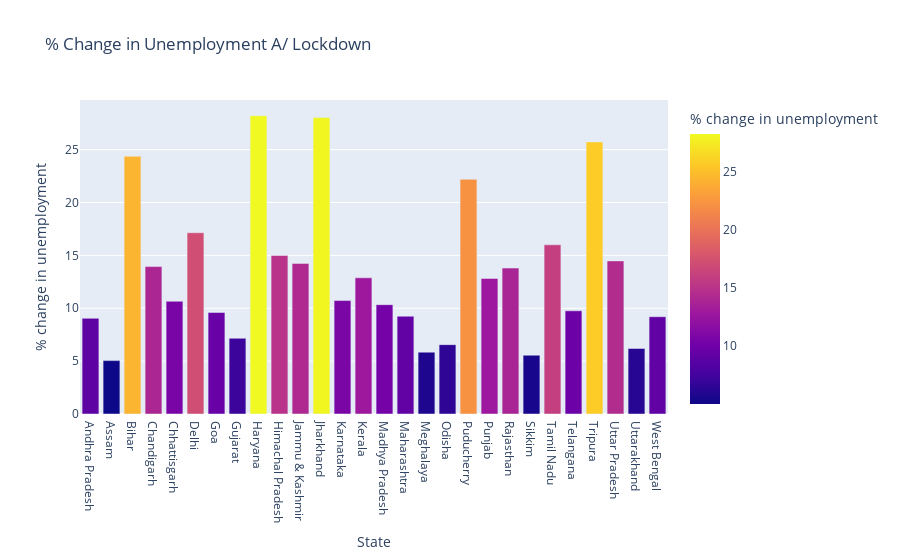

Notebook code cell kept with this figure:
### Code cell
# Plotting a 'bar-chart' for the "%change in unemployment A/ lockdown"
fig = px.bar(df47g, x='State',y='% change in unemployment',
             color='% change in unemployment',
             title='% Change in Unemployment A/ Lockdown')

fig.show()

### Figure 1 — Plotly figure (JSON) as saved in the notebook; plotly's stock layout.template omitted (floating-point values rounded to 4 significant figures)
{"data": [{"hovertemplate": "State=%{x}<br>% change in unemployment=%{marker.color}<extra></extra>", "legendgroup": "", "marker": {"color": [9.05, 5.05, 24.37, 13.94, 10.66, 17.14, 9.6, 7.16, 28.21, 14.99, 14.24, 28.03, 10.73, 12.88, 10.34, 9.25, 5.85, 6.56, 22.2, 12.82, 13.8, 5.56, 16.0, 9.76, 25.73, 14.48, 6.2, 9.2], "coloraxis": "coloraxis", "pattern": {"shape": ""}}, "name": "", "orientation": "v", "showlegend": false, "textposition": "auto", "type": "bar", "x": ["Andhra Pradesh", "Assam", "Bihar", "Chandigarh", "Chhattisgarh", "Delhi", "Goa", "Gujarat", "Haryana", "Himachal Pradesh", "Jammu & Kashmir", "Jharkhand", "Karnataka", "Kerala", "Madhya Pradesh", "Maharashtra", "Meghalaya", "Odisha", "Puducherry", "Punjab", "Rajasthan", "Sikkim", "Tamil Nadu", "Telangana", "Tripura", "Uttar Pradesh", "Uttarakhand", "West Bengal"], "xaxis": "x", "y": [9.05, 5.05, 24.37, 13.94, 10.66, 17.14, 9.6, 7.16, 28.21, 14.99, 14.24, 28.03, 10.73, 12.88, 10.34, 9.25, 5.85, 6.56, 22.2, 12.82, 13.8, 5.56, 16.0, 9.76, 25.73, 14.48, 6.2, 9.2], "yaxis": "y"}], "layout": {"barmode": "relative", "coloraxis": {"colorbar": {"title": {"text": "% change in unemployment"}}, "colorscale": [[0, "#0d0887"], [0.1111, "#46039f"], [0.2222, "#7201a8"], [0.3333, "#9c179e"], [0.4444, "#bd3786"], [0.5556, "#d8576b"], [0.6667, "#ed7953"], [0.7778, "#fb9f3a"], [0.8889, "#fdca26"], [1, "#f0f921"]]}, "legend": {"tracegroupgap": 0}, "title": {"text": "% Change in Unemployment A/ Lockdown"}, "xaxis": {"anchor": "y", "domain": [0, 1], "title": {"text": "State"}}, "yaxis": {"anchor": "x", "domain": [0, 1], "title": {"text": "% change in unemployment"}}}}
